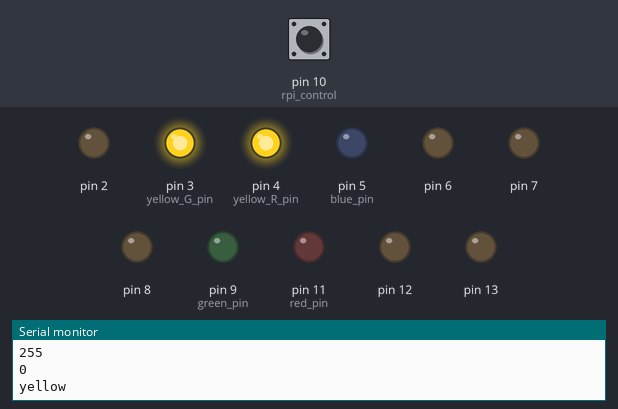
This program was run on a simulated Arduino Uno, built with avr-gcc and run on an emulated ATmega328P. Parts: output pins drawn as LEDs (lit = HIGH), the last lines printed to the serial monitor. The inputs (shaded band) are chosen by the test bench; at power-on: pin 10 (rpi_control) HIGH.

Above: at 0.12 s.
At 1.62 s:
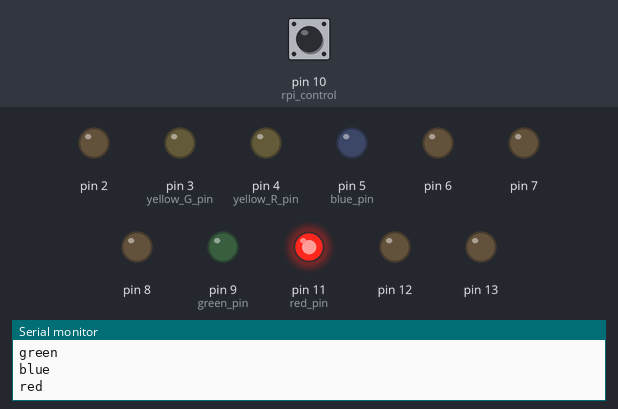
At 3.12 s:
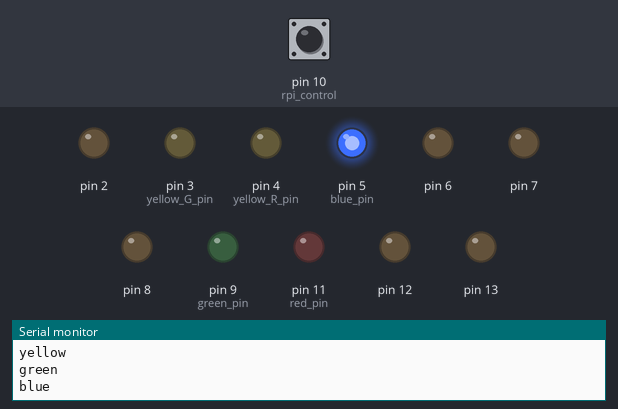
At 4.3 s:
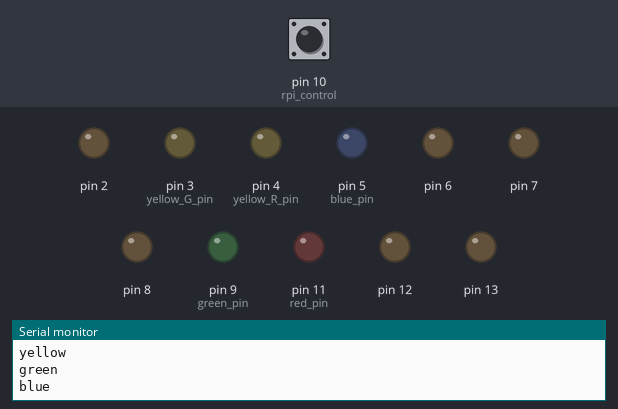
At 6.12 s:
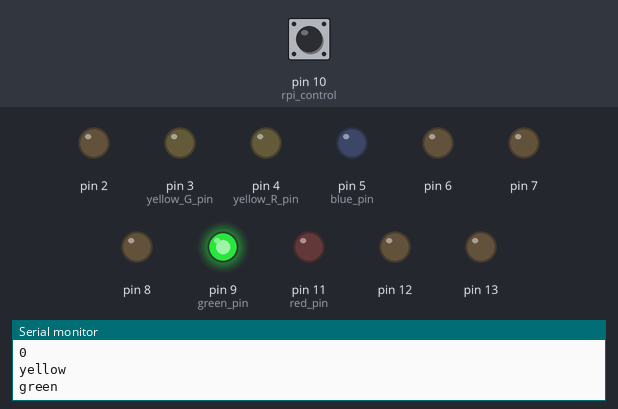
Timing chart, 0 to 7.2 s (numbered marks = the images above):
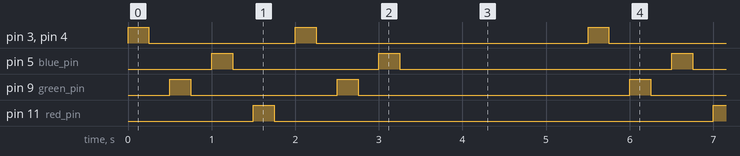

Measured:
- by itself, pin 11 (red_pin): alternates HIGH for 0.25 s and LOW for 5.3 s
- by itself, pin 3 (yellow_G_pin), pin 4 (yellow_R_pin), pin 5 (blue_pin), pin 9 (green_pin): repeats every 5.5 s: LOW 1.8 s, HIGH 0.25 s, LOW 3.3 s, HIGH 0.25 s
- by itself, everything shown: repeats every 5.5 s, in 14 steps

The program:

main.cpp
```cpp
#include <Arduino.h>

#define length(array) int(sizeof(array)/sizeof(array[0]))


int red_pin = 11;
int blue_pin = 5;
int green_pin = 9;
int yellow_G_pin = 3;
int yellow_R_pin = 4;


float desired_red = 2;
int Vp = 5;
int red_out = (desired_red / Vp) * 255;
int blue_green_out = (3.5 / Vp) * 255;

int easy_order[] = {1,3,2,4};
int hard_order[] = {4,2,3,1,4,2,3};
int colors[4][3] = {
  {255,0,0}, //red
  {0,255,0}, //green
  {0,0,255}, //blue
  {255,255,0} //yellow
};

int easy_rate = 1000; //milliseconds
int hard_rate = 250;
int rpi_control = 10;

void setup() {
  Serial.begin(9600);
  for (int i = 2; i <= 13; i++) {
    pinMode(i, OUTPUT);
  }
  pinMode(rpi_control, INPUT_PULLUP);
}

void loop() {
  if (digitalRead(rpi_control) == LOW) {
    for (int i = 0; i < length(easy_order); i++) {
      int led = easy_order[i];
      //write to pins based on colour
      if (led == 1) {
        digitalWrite(red_pin, red_out);
        Serial.println("red");
      }
      else if (led == 2) {
        digitalWrite(green_pin, blue_green_out);
        Serial.println("green");
      }
      else if (led == 3) {
        digitalWrite(blue_pin, blue_green_out);
        Serial.println("blue");
      }
      else if (led == 4) {
        digitalWrite(yellow_R_pin, red_out);
        Serial.println(colors[i][0]);
        digitalWrite(yellow_G_pin, blue_green_out);
        Serial.println(colors[i][1]);
        Serial.println("yellow");

      }

      delay(easy_rate);
      digitalWrite(red_pin, 0);
      digitalWrite(green_pin, 0);
      digitalWrite(blue_pin, 0);
      digitalWrite(yellow_R_pin, 0);
      digitalWrite(yellow_G_pin, 0);
      delay(easy_rate);
    }
    delay(2000);
  }

  else if (digitalRead(rpi_control) == HIGH) {
    for (int i = 0; i < length(hard_order); i++) {
      int led = hard_order[i];
      if (led == 1) {
        digitalWrite(red_pin, red_out);
        Serial.println("red");
      }
      else if (led == 2) {
        digitalWrite(green_pin, blue_green_out);
        Serial.println("green");
      }
      else if (led == 3) {
        digitalWrite(blue_pin, blue_green_out);
        Serial.println("blue");
      }
      else if (led == 4) {
        digitalWrite(yellow_R_pin, red_out);
        Serial.println(colors[i][0]);
        digitalWrite(yellow_G_pin, blue_green_out);
        Serial.println(colors[i][1]);
        Serial.println("yellow");

      }
      delay(hard_rate);
      digitalWrite(red_pin, 0);
      digitalWrite(green_pin, 0);
      digitalWrite(blue_pin, 0);
      digitalWrite(yellow_R_pin, 0);
      digitalWrite(yellow_G_pin, 0);
      delay(hard_rate);
    }
    delay(2000);
  }
}
```
